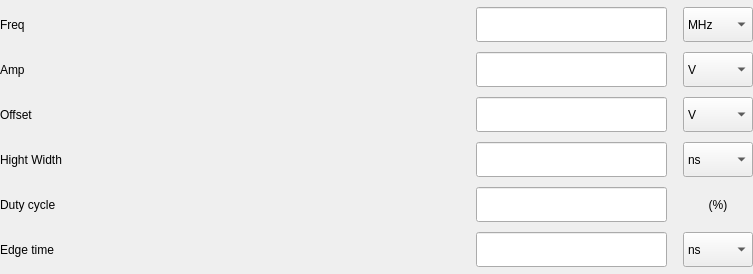
<?xml version="1.0" encoding="UTF-8"?>
<ui version="4.0">
 <class>wgPulse</class>
 <widget class="QWidget" name="wgPulse">
  <property name="geometry">
   <rect>
    <x>0</x>
    <y>0</y>
    <width>753</width>
    <height>274</height>
   </rect>
  </property>
  <property name="windowTitle">
   <string>Form</string>
  </property>
  <layout class="QGridLayout" name="gridLayout">
   <property name="leftMargin">
    <number>0</number>
   </property>
   <property name="topMargin">
    <number>0</number>
   </property>
   <property name="rightMargin">
    <number>0</number>
   </property>
   <property name="bottomMargin">
    <number>0</number>
   </property>
   <property name="spacing">
    <number>0</number>
   </property>
   <item row="0" column="0">
    <layout class="QGridLayout" name="gridLayout_2">
     <property name="horizontalSpacing">
      <number>390</number>
     </property>
     <property name="verticalSpacing">
      <number>10</number>
     </property>
     <item row="4" column="1">
      <layout class="QHBoxLayout" name="horizontalLayout_4">
       <property name="spacing">
        <number>16</number>
       </property>
       <item>
        <widget class="QLineEdit" name="lineEdit_12">
         <property name="minimumSize">
          <size>
           <width>191</width>
           <height>35</height>
          </size>
         </property>
         <property name="maximumSize">
          <size>
           <width>191</width>
           <height>16777215</height>
          </size>
         </property>
        </widget>
       </item>
       <item>
        <widget class="QLabel" name="label_2">
         <property name="minimumSize">
          <size>
           <width>70</width>
           <height>35</height>
          </size>
         </property>
         <property name="maximumSize">
          <size>
           <width>70</width>
           <height>35</height>
          </size>
         </property>
         <property name="text">
          <string>(%)</string>
         </property>
         <property name="alignment">
          <set>Qt::AlignmentFlag::AlignCenter</set>
         </property>
        </widget>
       </item>
      </layout>
     </item>
     <item row="4" column="0">
      <widget class="QLabel" name="label_20">
       <property name="text">
        <string>Duty cycle</string>
       </property>
      </widget>
     </item>
     <item row="2" column="0">
      <widget class="QLabel" name="label_19">
       <property name="text">
        <string>Offset</string>
       </property>
      </widget>
     </item>
     <item row="1" column="0">
      <widget class="QLabel" name="label_18">
       <property name="text">
        <string>Amp</string>
       </property>
      </widget>
     </item>
     <item row="0" column="0">
      <widget class="QLabel" name="label_12">
       <property name="text">
        <string>Freq</string>
       </property>
      </widget>
     </item>
     <item row="0" column="1">
      <layout class="QHBoxLayout" name="horizontalLayout_14">
       <property name="spacing">
        <number>16</number>
       </property>
       <item>
        <widget class="QLineEdit" name="lineEdit_10">
         <property name="minimumSize">
          <size>
           <width>191</width>
           <height>35</height>
          </size>
         </property>
         <property name="maximumSize">
          <size>
           <width>191</width>
           <height>16777215</height>
          </size>
         </property>
        </widget>
       </item>
       <item>
        <widget class="QComboBox" name="comboBox_15">
         <property name="minimumSize">
          <size>
           <width>70</width>
           <height>35</height>
          </size>
         </property>
         <property name="maximumSize">
          <size>
           <width>70</width>
           <height>35</height>
          </size>
         </property>
         <property name="cursor">
          <cursorShape>PointingHandCursor</cursorShape>
         </property>
         <item>
          <property name="text">
           <string>MHz</string>
          </property>
         </item>
        </widget>
       </item>
      </layout>
     </item>
     <item row="2" column="1">
      <layout class="QHBoxLayout" name="horizontalLayout_12">
       <property name="spacing">
        <number>16</number>
       </property>
       <item>
        <widget class="QLineEdit" name="lineEdit_8">
         <property name="minimumSize">
          <size>
           <width>191</width>
           <height>35</height>
          </size>
         </property>
         <property name="maximumSize">
          <size>
           <width>191</width>
           <height>16777215</height>
          </size>
         </property>
        </widget>
       </item>
       <item>
        <widget class="QComboBox" name="comboBox_13">
         <property name="minimumSize">
          <size>
           <width>70</width>
           <height>35</height>
          </size>
         </property>
         <property name="maximumSize">
          <size>
           <width>70</width>
           <height>35</height>
          </size>
         </property>
         <property name="cursor">
          <cursorShape>PointingHandCursor</cursorShape>
         </property>
         <item>
          <property name="text">
           <string>V</string>
          </property>
         </item>
        </widget>
       </item>
      </layout>
     </item>
     <item row="3" column="0">
      <widget class="QLabel" name="label_17">
       <property name="text">
        <string>Hight Width</string>
       </property>
      </widget>
     </item>
     <item row="1" column="1">
      <layout class="QHBoxLayout" name="horizontalLayout_13">
       <property name="spacing">
        <number>16</number>
       </property>
       <item>
        <widget class="QLineEdit" name="lineEdit_9">
         <property name="minimumSize">
          <size>
           <width>191</width>
           <height>35</height>
          </size>
         </property>
         <property name="maximumSize">
          <size>
           <width>191</width>
           <height>16777215</height>
          </size>
         </property>
        </widget>
       </item>
       <item>
        <widget class="QComboBox" name="comboBox_14">
         <property name="minimumSize">
          <size>
           <width>70</width>
           <height>35</height>
          </size>
         </property>
         <property name="maximumSize">
          <size>
           <width>70</width>
           <height>35</height>
          </size>
         </property>
         <property name="cursor">
          <cursorShape>PointingHandCursor</cursorShape>
         </property>
         <item>
          <property name="text">
           <string>V</string>
          </property>
         </item>
        </widget>
       </item>
      </layout>
     </item>
     <item row="3" column="1">
      <layout class="QHBoxLayout" name="horizontalLayout_15">
       <property name="spacing">
        <number>16</number>
       </property>
       <item>
        <widget class="QLineEdit" name="lineEdit_11">
         <property name="minimumSize">
          <size>
           <width>191</width>
           <height>35</height>
          </size>
         </property>
         <property name="maximumSize">
          <size>
           <width>191</width>
           <height>16777215</height>
          </size>
         </property>
        </widget>
       </item>
       <item>
        <widget class="QComboBox" name="comboBox_16">
         <property name="minimumSize">
          <size>
           <width>70</width>
           <height>35</height>
          </size>
         </property>
         <property name="maximumSize">
          <size>
           <width>70</width>
           <height>35</height>
          </size>
         </property>
         <property name="cursor">
          <cursorShape>PointingHandCursor</cursorShape>
         </property>
         <item>
          <property name="text">
           <string>ns</string>
          </property>
         </item>
        </widget>
       </item>
      </layout>
     </item>
     <item row="5" column="0">
      <widget class="QLabel" name="label_21">
       <property name="text">
        <string>Edge time</string>
       </property>
      </widget>
     </item>
     <item row="5" column="1">
      <layout class="QHBoxLayout" name="horizontalLayout_16">
       <property name="spacing">
        <number>16</number>
       </property>
       <item>
        <widget class="QLineEdit" name="lineEdit_13">
         <property name="minimumSize">
          <size>
           <width>191</width>
           <height>35</height>
          </size>
         </property>
         <property name="maximumSize">
          <size>
           <width>191</width>
           <height>16777215</height>
          </size>
         </property>
        </widget>
       </item>
       <item>
        <widget class="QComboBox" name="comboBox_17">
         <property name="minimumSize">
          <size>
           <width>70</width>
           <height>35</height>
          </size>
         </property>
         <property name="maximumSize">
          <size>
           <width>70</width>
           <height>35</height>
          </size>
         </property>
         <property name="cursor">
          <cursorShape>PointingHandCursor</cursorShape>
         </property>
         <item>
          <property name="text">
           <string>ns</string>
          </property>
         </item>
        </widget>
       </item>
      </layout>
     </item>
    </layout>
   </item>
  </layout>
 </widget>
 <resources/>
 <connections/>
</ui>
